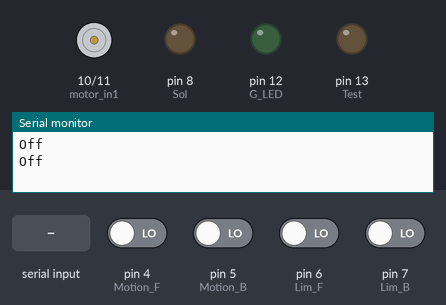
The sketch below on a simulated Arduino Uno, built with avr-gcc and run on an emulated ATmega328P. Shown: motor-driver pin pairs drawn as motors (green arrow = first pin HIGH = forward, orange = second pin HIGH = backward, longer = more drive, scaled by the enable pin), output pins drawn as LEDs (lit = HIGH), the last lines printed to the serial monitor. Inputs (shaded band) come from the test bench; at power-on: pin 4 (Motion_F), pin 5 (Motion_B), pin 6 (Lim_F), pin 7 (Lim_B) LOW.

Above: at 1.8 s.
1.9 s: "1" received over the second serial link
At 2.7 s:
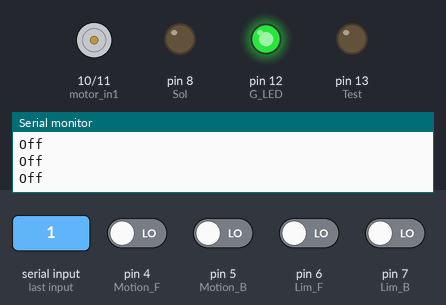
3.5 s: pin 4 (Motion_F) driven HIGH
At 5.2 s:
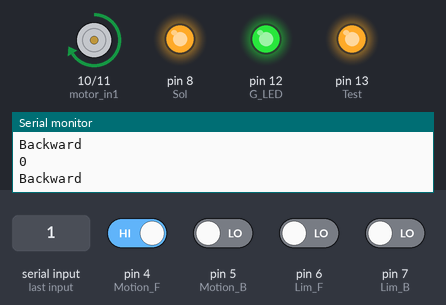
5.5 s: pin 7 (Lim_B) driven HIGH
At 7.9 s:
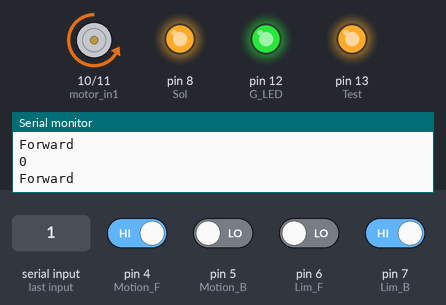
9.0 s: pin 6 (Lim_F) driven HIGH
At 11.7 s:
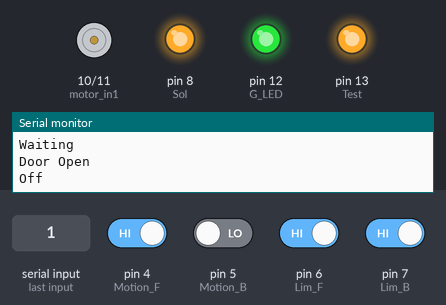
12.5 s: pin 4 (Motion_F) driven LOW
At 14.8 s:
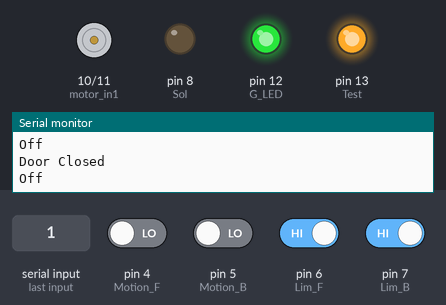
16.4 s: pin 5 (Motion_B) driven HIGH
At 17.5 s:
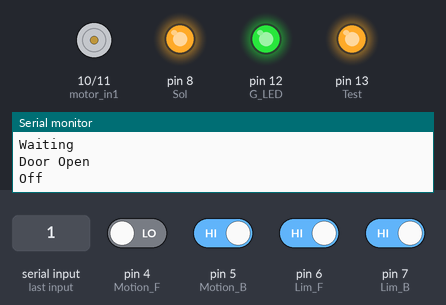
Timing chart, 0 to 21.3 s (numbered marks = the images above; inputs shaded):
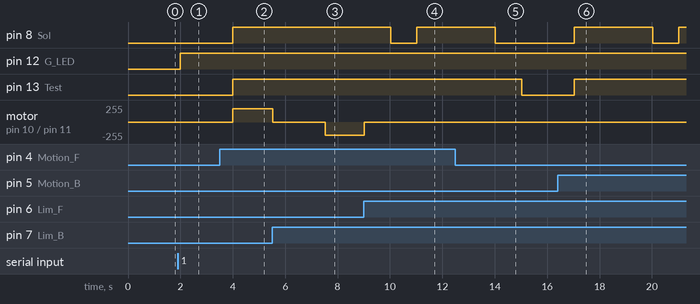

The sketch:

New_TEST_Including_bluetooth.ino
```cpp
/* Smart Door System
 * MGMT-3074
 * Yonghoon Kim, Jigarkumar Patel, Gbenga Jones
 * Rev0: 02/23/22
 * Rev1: 03/11/22
 * Rev2: 03/17/22
 * Rev3: 03/24/22
 */
//Bluetooth
#include<SoftwareSerial.h>
//Bluetooth Communication
SoftwareSerial bt(2,3);

char Incoming_value = 0;
//Motor Control
int enable = 9; // PWM Control(Motor speed)
int motor_in1 = 10;
int motor_in2 = 11;
//Motion Sensors
int Motion_F = 4;
int Motion_B = 5;
//Limit Switches
int Lim_F = 6;
int Lim_B = 7;
//Solenoid lock control
int Sol = 8;
//Test Port
int G_LED =12;
int Test = 13;
// variants
int PX_F = 0;
int PX_B = 0;
int LS_F = 0;
int LS_B = 0;

void setup(){
  Serial.begin(9600);
  bt.begin(9600);
  pinMode(G_LED,OUTPUT);
  //Set Motor Control pins to outputs
  pinMode(motor_in1, OUTPUT);
  pinMode(motor_in2, OUTPUT);
  pinMode(enable, OUTPUT);
  //Set Sensor pins to inputs
  pinMode(Motion_F, INPUT);
  pinMode(Motion_B, INPUT);
  pinMode(Lim_F, INPUT);
  pinMode(Lim_B, INPUT);
  //Set solenoid pin to output
  pinMode(Sol, OUTPUT);
  pinMode(Test, OUTPUT);
}

void Input_scan(){
   PX_F = digitalRead(Motion_F);
   PX_B = digitalRead(Motion_B);
   LS_F = digitalRead(Lim_F);
   LS_B = digitalRead(Lim_B);
}

void Motor_on_Backward(){ //Motor going Backward (Open door)
  Door_open(); //Solenoid retracts
  Input_scan();
  while(LS_B == 0){
    Input_scan();
    digitalWrite(motor_in1, HIGH);
    digitalWrite(motor_in2, LOW);
    Serial.println("Backward");
    Serial.println(LS_B);
    analogWrite(enable, 200); //PWM Control, Set speed to 50 out of possible range 0~255
  }
    Motor_off(); //Motor power off
    delay(1000);
    Motor_on_Forward();
}

void Motor_on_Forward(){ //Motor going forward (Closed door)
  Input_scan();
  while(LS_F == 0){
   Input_scan();
   digitalWrite(motor_in1, LOW);
   digitalWrite(motor_in2, HIGH);
   Serial.println("Forward");
   Serial.println(LS_F);
   analogWrite(enable, 200); //Set speed to 50 out of possible range 0~255
  }
   Motor_off();  //Motor power off
   Door_close(); //Solenoid advances
}

void Motor_off(){ //Motor Stopped
  digitalWrite(motor_in1, LOW);
  digitalWrite(motor_in2, LOW);
  Serial.println("Off");
  delay(1000);
}

void Door_open(){ //Solenoid is disabled
   digitalWrite(Sol, HIGH);
   Serial.println("Door Open");
   Serial.println("");
}

void Door_close(){ //Solenoid is activated
   digitalWrite(Sol, LOW);
   Serial.println("Door Closed");
   Serial.println("");
}

void loop(){
    if(bt.available()){
    digitalWrite(G_LED, HIGH);
      Input_scan();
      if (PX_F == HIGH || PX_B == HIGH){
        digitalWrite(Test, HIGH);
        Serial.println("Waiting");
        Motor_on_Backward();
      }
      else if (PX_F == LOW && PX_B == LOW){
        digitalWrite(Test, LOW);
        Motor_off();
      }
    }
    else if(!bt.available()){
    digitalWrite(G_LED, LOW);
    }
    Motor_off();
}
```

Measured:
- after the input at 1.9 s, pin 12 (G_LED): LOW → HIGH after 0.10 s
- after the input at 3.5 s, pin 8 (Sol), pin 13 (Test): LOW → HIGH after 0.50 s; motor on pin 10 (motor_in1) / pin 11 (motor_in2): stopped → forward 200/255 after 0.50 s
- after the input at 5.5 s, motor on pin 10 (motor_in1) / pin 11 (motor_in2): forward 200/255 → stopped at once, → backward 200/255 2.0 s later
- after the input at 9.0 s, pin 8 (Sol): HIGH → LOW after 1.0 s, → HIGH 1.0 s later; motor on pin 10 (motor_in1) / pin 11 (motor_in2): backward 200/255 → stopped at once
- after the input at 12.5 s, pin 8 (Sol): goes on until 14.0 s, then stays LOW; pin 13 (Test): HIGH → LOW after 2.5 s
- after the input at 16.4 s, pin 8 (Sol): LOW → HIGH after 0.63 s, → LOW 3.0 s later, → HIGH 1.0 s later; pin 13 (Test): LOW → HIGH after 0.63 s
